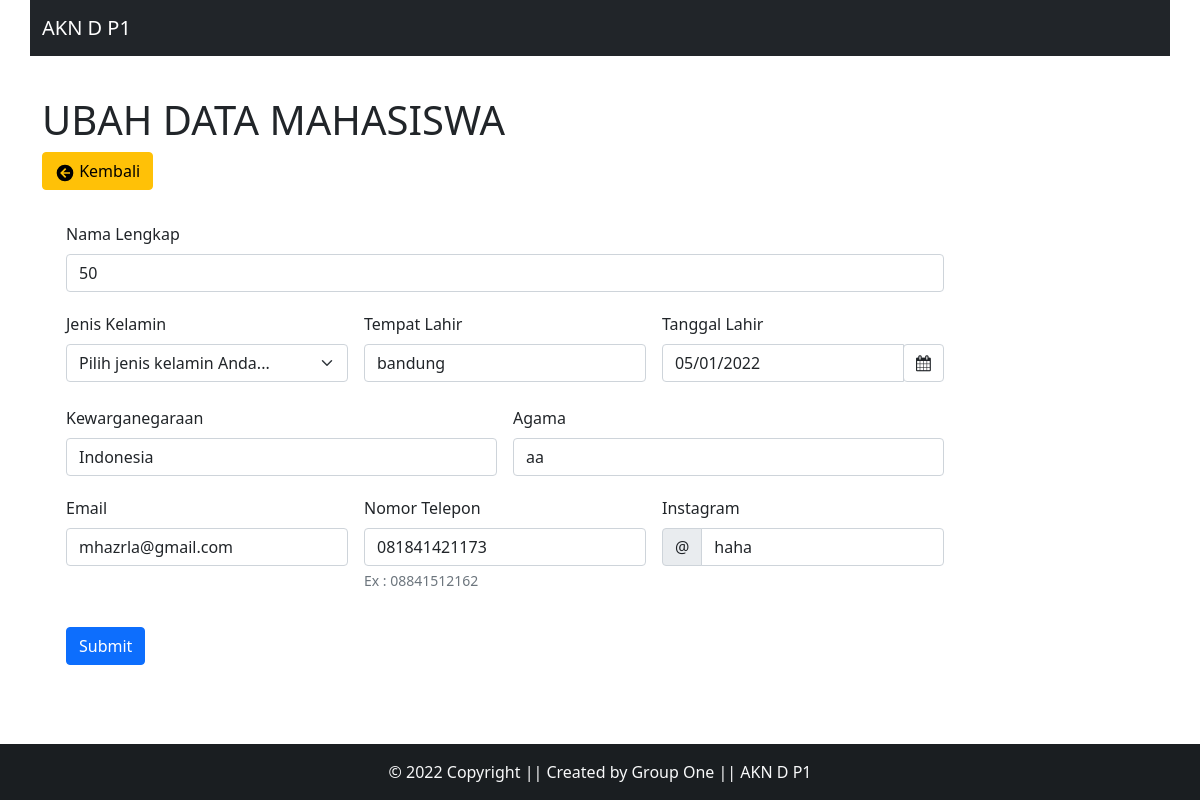
Screenshot of /index.php?page=ubah&id=1563 with the database file from the repository.
### tables this page shows
CREATE TABLE `mahasiswa` (
  `id` int(11) NOT NULL,
  `nama` varchar(75) NOT NULL,
  `jenisKelamin` varchar(50) NOT NULL,
  `tempatLahir` varchar(50) NOT NULL,
  `tanggalLahir` varchar(50) NOT NULL,
  `kewarganegaraan` varchar(50) NOT NULL,
  `agama` varchar(50) NOT NULL,
  `noHP` varchar(50) NOT NULL,
  `email` varchar(50) NOT NULL,
  `instagram` varchar(50) NOT NULL
);

### config.php (called while the page is built, shortened)
<?php
$WEB_CONFIG = [
 'app_name' => 'AKN D P1',
 'base_url' => 'http://localhost/bootstrap-mysql-php/'
];
 ?>

### actions/update.php (the view, shortened to what this page needs)
<?php
$id = $_GET['id'];
$query = "SELECT * FROM mahasiswa WHERE id = $id";
$result = mysqli_query($connect, $query);
$data = mysqli_fetch_array($result);
?>
<a href="<?= $WEB_CONFIG['base_url'] ?>" class="btn btn-warning mb-3">
    <svg style="width:20px;height:20px" viewBox="0 0 24 24">
        <path fill="#000000" d="M2,12A10,10 0 0,1 12,2A10,10 0 0,1 22,12A10,10 0 0,1 12,22A10,10 0 0,1 2,12M18,11H10L13.5,7.5L12.08,6.08L6.16,12L12.08,17.92L13.5,16.5L10,13H18V11Z" />
    </svg> Kembali
</a>
<div class="container mt-3">
    <form action="" method="post" class="row g-3 needs-validation" validate>
        <div class="mb-1">
                <label for="nama" class="form-label">Nama Lengkap</label>
                <input type="text" class="form-control" name="nama" id="nama" value="<?= $data['nama'] ?>" required>
        </div>
        <div class="mb-1 col-md-4">
            <label for="jenisKelamin" class="form-label">Jenis Kelamin</label>
            <div class="input-group mb-1">
            <select class="form-select" name="jenisKelamin" id="jenisKelamin" value="<?= $data['jenisKelamin'] ?>" required>
                <option  selected disabled value="">Pilih jenis kelamin Anda...</option>
            </select>
            </div>
        </div>
        <div class="mb-1 col-md-4">
            <label for="tempatLahir" class="form-label">Tempat Lahir</label>
            <input type="text" class="form-control" name="tempatLahir" id="tempatLahir" value="<?= $data['tempatLahir'] ?>" required>
        </div>
        <div class="col-md-4 mb-1">
            <label for="date" class="form-label">Tanggal Lahir</label>
                <div class="input-group date" id="datepicker">
                    <input type="text" class="form-control" name="tanggalLahir" id="tanggalLahir" value="<?= $data['tanggalLahir'] ?>" required>
                    <span class="input-group-append">
                        <span class="input-group-text bg-white d-block">
                        <i class="fa fa-calendar"></i>
                    </span>
                </span>
            </div>
        </div>
        <div class="mb-1 col-md-6 has-validation">
                <label for="kewarganegaraan" class="form-label">Kewarganegaraan</label>
                <input type="text" class="form-control" name="kewarganegaraan" id="kewarganegaraan" value="<?= $data['kewarganegaraan'] ?>" required>
        </div>
        <div class="mb-1 col-md-6">
                <label for="agama" class="form-label">Agama</label>
                <input type="text" class="form-control" name="agama" id="agama" value="<?= $data['agama'] ?>" required>
        </div>
        <div class="mb-1 col-md-4">
                <label for="email" class="form-label">Email</label>
                <input type="text" class="form-control" name="email" id="email" value="<?= $data['email'] ?>" required>
        </div>
        <div class="mb-1 col-md-4">
                <label for="NoHP" class="form-label">Nomor Telepon</label>
                <input type="text" class="form-control" name="noHP" id="noHP" value="<?= $data['noHP'] ?>" required>
                <div class="form-text">Ex : 08841512162</div>
        </div>
        <div class="mb-1 col-md-4">
                <label for="instagram" class="form-label">Instagram</label>
                <div class="input-group">
                <span class="input-group-text" id="instagram">@</span>
                <input type="text" class="form-control" name="instagram" id="instagram" value="<?= $data['instagram'] ?>" required>
                </div>
        </div>
        <div class="container-fluid mb-5">
            <button type="submit" class="btn btn-primary mt-3 mb-5" name="save" >Submit</button>
        </div>
    </form>
</div>

### assets/style.css (style rules this page uses)
.container-fluid { margin-top: 80px; }

### rows the page displays
mahasiswa: nama "50", tempatLahir "bandung", tanggalLahir "05/01/2022", kewarganegaraan "Indonesia", agama "aa", email "mhazrla@gmail.com", noHP "081841421173", instagram "haha"

### other values shown
$WEB_CONFIG['app_name'] "AKN D P1"
$content "UBAH"
